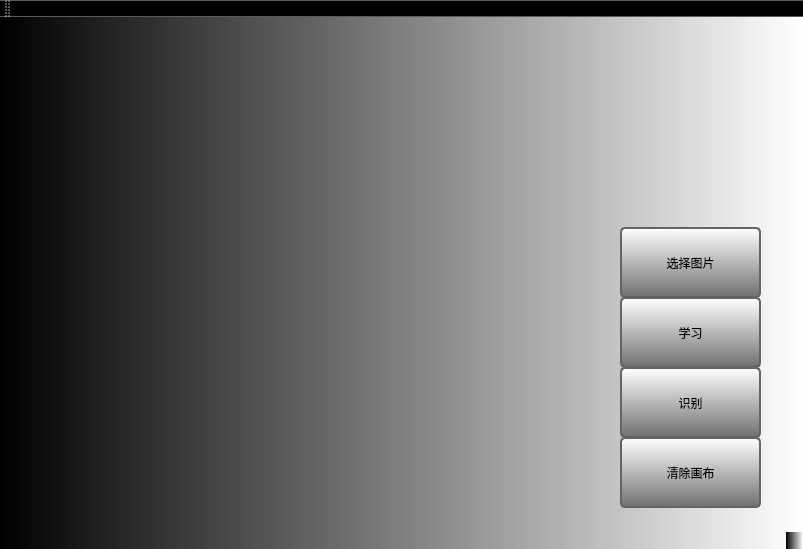
<?xml version="1.0" encoding="UTF-8"?>
<ui version="4.0">
 <class>MainWindow</class>
 <widget class="QMainWindow" name="MainWindow">
  <property name="geometry">
   <rect>
    <x>0</x>
    <y>0</y>
    <width>803</width>
    <height>549</height>
   </rect>
  </property>
  <property name="windowTitle">
   <string>MainWindow</string>
  </property>
  <property name="styleSheet">
   <string notr="true">background:qlineargradient(spread:pad, x1:0, y1:0, x2:1, y2:0, stop:0 rgba(0, 0, 0, 255), stop:1 rgba(255, 255, 255, 255))</string>
  </property>
  <widget class="QWidget" name="centralWidget">
   <widget class="paintarea" name="paint" native="true">
    <property name="geometry">
     <rect>
      <x>50</x>
      <y>40</y>
      <width>521</width>
      <height>451</height>
     </rect>
    </property>
    <property name="styleSheet">
     <string notr="true">background:transparent</string>
    </property>
    <widget class="QLabel" name="myanimation">
     <property name="geometry">
      <rect>
       <x>0</x>
       <y>0</y>
       <width>521</width>
       <height>451</height>
      </rect>
     </property>
     <property name="styleSheet">
      <string notr="true">background:transparent</string>
     </property>
     <property name="text">
      <string/>
     </property>
    </widget>
   </widget>
   <widget class="QPushButton" name="clear">
    <property name="geometry">
     <rect>
      <x>620</x>
      <y>420</y>
      <width>141</width>
      <height>71</height>
     </rect>
    </property>
    <property name="styleSheet">
     <string notr="true">border: 2px; 
border-style: solid;
border-color: rgb(100, 100, 100);
background-color:qlineargradient(spread:pad, x1:0, y1:1, x2:0, y2:0, stop:0 rgba(112, 112, 112, 255), stop:1 rgba(255, 255, 255, 255));
border-radius: 5;
padding: 5px;</string>
    </property>
    <property name="text">
     <string>清除画布</string>
    </property>
   </widget>
   <widget class="QPushButton" name="recognition">
    <property name="geometry">
     <rect>
      <x>620</x>
      <y>350</y>
      <width>141</width>
      <height>71</height>
     </rect>
    </property>
    <property name="styleSheet">
     <string notr="true">border: 2px; 
border-style: solid;
border-color: rgb(100, 100, 100);
background-color:qlineargradient(spread:pad, x1:0, y1:1, x2:0, y2:0, stop:0 rgba(112, 112, 112, 255), stop:1 rgba(255, 255, 255, 255));
border-radius: 5;
padding: 5px;</string>
    </property>
    <property name="text">
     <string>识别</string>
    </property>
   </widget>
   <widget class="QPushButton" name="learning">
    <property name="geometry">
     <rect>
      <x>620</x>
      <y>280</y>
      <width>141</width>
      <height>71</height>
     </rect>
    </property>
    <property name="styleSheet">
     <string notr="true">border: 2px; 
border-style: solid;
border-color: rgb(100, 100, 100);
background-color:qlineargradient(spread:pad, x1:0, y1:1, x2:0, y2:0, stop:0 rgba(112, 112, 112, 255), stop:1 rgba(255, 255, 255, 255));
border-radius: 5;
padding: 5px;</string>
    </property>
    <property name="text">
     <string>学习</string>
    </property>
   </widget>
   <widget class="QPushButton" name="selectpix">
    <property name="geometry">
     <rect>
      <x>620</x>
      <y>210</y>
      <width>141</width>
      <height>71</height>
     </rect>
    </property>
    <property name="styleSheet">
     <string notr="true">border: 2px; 
border-style: solid;
border-color: rgb(100, 100, 100);
background-color:qlineargradient(spread:pad, x1:0, y1:1, x2:0, y2:0, stop:0 rgba(112, 112, 112, 255), stop:1 rgba(255, 255, 255, 255));
border-radius: 5;
padding: 5px;</string>
    </property>
    <property name="text">
     <string>选择图片</string>
    </property>
   </widget>
   <widget class="QLabel" name="resultbackground">
    <property name="geometry">
     <rect>
      <x>620</x>
      <y>40</y>
      <width>141</width>
      <height>171</height>
     </rect>
    </property>
    <property name="toolTip">
     <string>&lt;html&gt;&lt;head/&gt;&lt;body&gt;&lt;p&gt;&lt;span style=&quot; font-weight:600;&quot;&gt;sd &lt;/span&gt;&lt;/p&gt;&lt;/body&gt;&lt;/html&gt;</string>
    </property>
    <property name="styleSheet">
     <string notr="true">background:transparent



</string>
    </property>
    <property name="frameShape">
     <enum>QFrame::NoFrame</enum>
    </property>
    <property name="frameShadow">
     <enum>QFrame::Plain</enum>
    </property>
    <property name="lineWidth">
     <number>-1</number>
    </property>
    <property name="text">
     <string>&lt;html&gt;&lt;head/&gt;&lt;body&gt;&lt;p align=&quot;center&quot;&gt;&lt;br/&gt;&lt;/p&gt;&lt;/body&gt;&lt;/html&gt;</string>
    </property>
    <property name="textFormat">
     <enum>Qt::AutoText</enum>
    </property>
   </widget>
   <widget class="QLabel" name="result">
    <property name="geometry">
     <rect>
      <x>625</x>
      <y>50</y>
      <width>121</width>
      <height>101</height>
     </rect>
    </property>
    <property name="styleSheet">
     <string notr="true">background:transparent</string>
    </property>
    <property name="text">
     <string/>
    </property>
   </widget>
  </widget>
  <widget class="QMenuBar" name="menuBar">
   <property name="geometry">
    <rect>
     <x>0</x>
     <y>0</y>
     <width>803</width>
     <height>22</height>
    </rect>
   </property>
  </widget>
  <widget class="QToolBar" name="mainToolBar">
   <attribute name="toolBarArea">
    <enum>TopToolBarArea</enum>
   </attribute>
   <attribute name="toolBarBreak">
    <bool>false</bool>
   </attribute>
  </widget>
  <widget class="QStatusBar" name="statusBar"/>
 </widget>
 <layoutdefault spacing="6" margin="11"/>
 <customwidgets>
  <customwidget>
   <class>paintarea</class>
   <extends>QWidget</extends>
   <header location="global">paintarea.h</header>
   <container>1</container>
  </customwidget>
 </customwidgets>
 <resources/>
 <connections/>
</ui>
